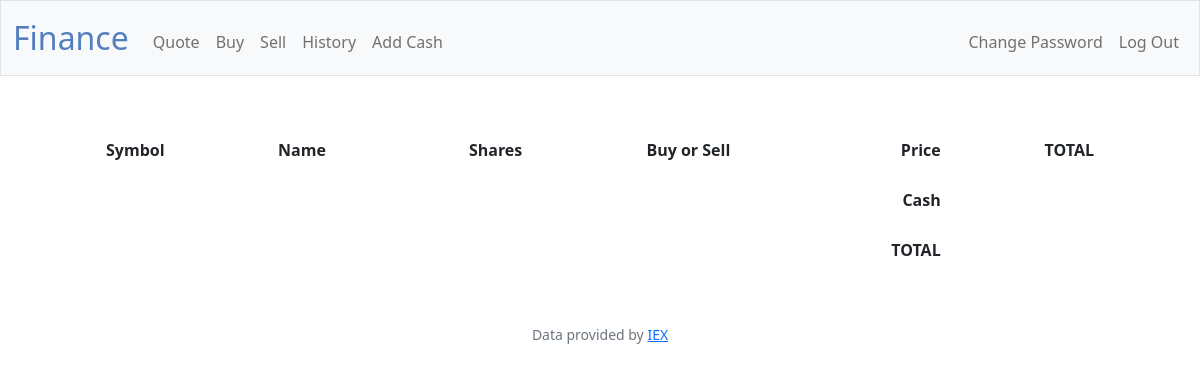
The app's page /, older data.
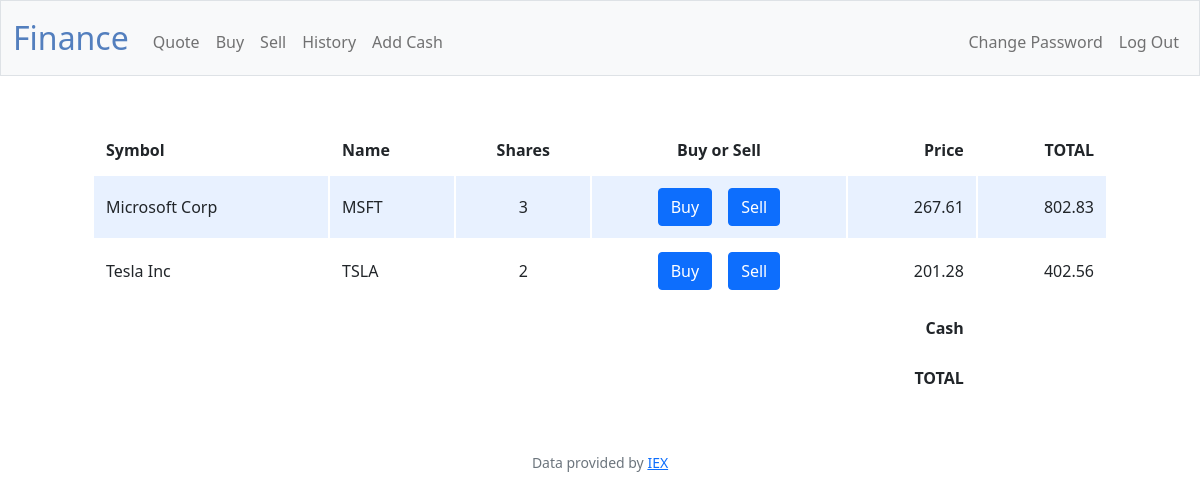
The same page, newer data.
### finance/models.py (models this page shows)
class Stocks(models.Model):
    user_id = models.ForeignKey(Person,on_delete=models.CASCADE)
    name = models.CharField(max_length=25)
    symbol = models.CharField(max_length=20)
    shares = models.IntegerField()
    price = models.FloatField()
    total = models.FloatField()

### finance/views.py (the view)
# urls.py: path('', views.index),
def index(response):
    stocks = Stocks.objects.all()
    return render(response, 'finance/index.html', {'stocks':stocks})

### finance/templates/finance/index.html (shortened to what this page needs)
{% extends "finance/layout.html" %}
{% block main %}
    <table>
        <thead>
            <tr>
                <th class="text-start">Symbol</th>
                <th class="text-start">Name</th>
                <th class="text-middle">Shares</th>
                <th class="text-middle">Buy or Sell</th>
                <th class="text-end">Price</th>
                <th class="text-end">TOTAL</th>
            </tr>
        </thead>
        <tbody>
        {% for stock in stocks %}
        <tr>
            <td class="text-start">{{stock.name}}</td>
            <td class="text-start">{{stock.symbol}}</td>
            <td class="text-middle">{{stock.shares}}</td>
            <td class="form">
                <form action="/buy" method="POST">
                    <button class="btn btn-primary" type="submit">Buy</button>
                </form>
                <form action="/sell" method="POST">
                    <button class="btn btn-primary" type="submit">Sell</button>
                </form>
            </td>
            <td class="text-end">{{ stock.price }}</td>
            <td class="text-end">{{ stock.total }}</td>
        </tr>
        {% endfor %}
        </tbody>
        <tfoot >
            <tr class="tfoot">
                <td></td>
                <td></td>
                <td></td>
                <td></td>
                <td class="border-0 fw-bold text-end" colespan="4">Cash</td>
                <td class="border-0 text-end">{{ cash }}</td>
            </tr>
            <tr>
                <td></td>
                <td></td>
                <td></td>
                <td></td>
                <td class="border-0 fw-bold text-end">TOTAL</td>
                <td class="border-0 text-end">{{stocks.total}}</td>
            </tr>
        </tfoot>
    </table>
{% endblock %}

### finance/templates/finance/layout.html (shortened to what this page needs)
<!DOCTYPE html>
{% load static %}
<html lang="en">
    <head>
        <link href="https://cdn.jsdelivr.net/npm/bootstrap@5.1.3/dist/css/bootstrap.min.css" rel="stylesheet">
        <link href="{% static 'style.css' %}" rel="stylesheet">
    </head>
    <body>
        <nav class="bg-light border navbar navbar-expand-md navbar-light">
            <div class="container-fluid">
                <a class="navbar-brand" href="/"><span class="blue">Finance</span></a>
                <div class="collapse navbar-collapse" id="navbar">
                        <ul class="navbar-nav me-auto mt-2">
                            <li class="nav-item"><a class="nav-link" href="/quote">Quote</a></li>
                            <li class="nav-item"><a class="nav-link" href="/buy">Buy</a></li>
                            <li class="nav-item"><a class="nav-link" href="/sell">Sell</a></li>
                            <li class="nav-item"><a class="nav-link" href="/history">History</a></li>
                            <li class="nav-item"><a class="nav-link" href="/add">Add Cash</a></li>
                        </ul>
                        <ul class="navbar-nav ms-auto mt-2">
                            <li class="nav-item"><a class="nav-link" href="/change">Change Password</a></li>
                            <li class="nav-item"><a class="nav-link" href="/logout">Log Out</a></li>
                        </ul>
                </div>
            </div>
        </nav>
        <main class="container-fluid py-5 text-center">
            {% block main %}{% endblock %}
        </main>
        <footer class="mb-5 small text-center text-muted">
            Data provided by <a href="https://iexcloud.io/">IEX</a>
        </footer>
    </body>
</html>

### finance/static/style.css (style rules this page uses)
nav .navbar-brand { font-size: xx-large; }
* { box-sizing: border-box; }
nav .navbar-brand .blue { color: #537fbe; }
table { background-color: transparent; width: 100%; padding-right: 5rem ; padding-left: 5rem ; border-collapse: separate; }
table th, table td, table tf { padding: 0.75rem; }
tbody tr:nth-of-type(odd) { background-color: rgb(179, 208, 255, 0.3); justify-content: space-between; }
.form { display: flex; gap: 1rem; justify-content: center; }

Row changes from the older to the newer data that the page shows:
added Stocks: name "Microsoft Corp", symbol "MSFT", shares "3", price "267.61", total "802.83"
added Stocks: name "Tesla Inc", symbol "TSLA", shares "2", price "201.28", total "402.56"
